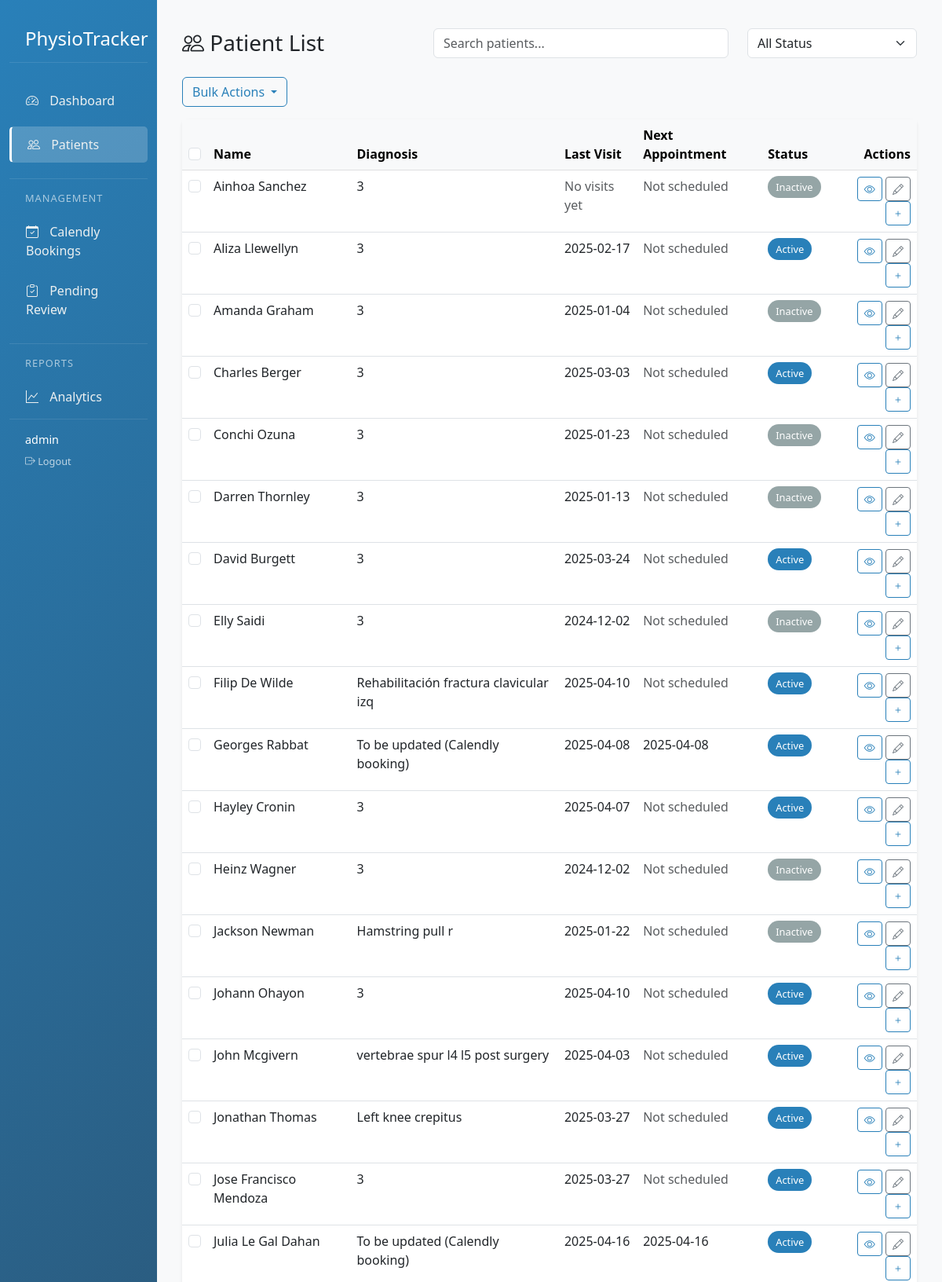
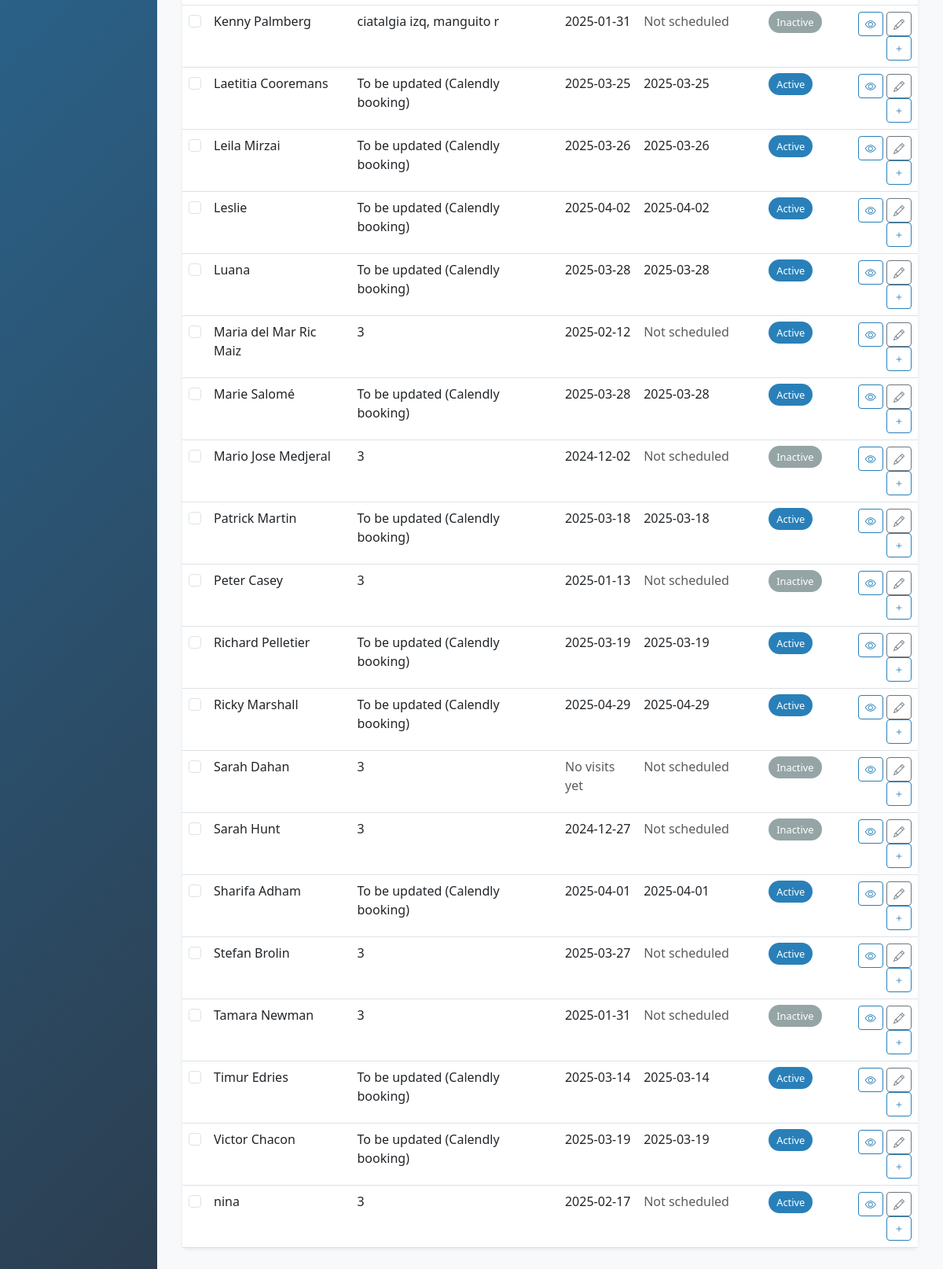
Page /patients (signed in) on the committed database (2 pictures, top to bottom).
### app/models.py (models this page shows, shortened)
class User(db.Model, UserMixin):
    id = db.Column(db.Integer, primary_key=True)
    username = db.Column(db.String(64), unique=True, index=True)
    email = db.Column(db.String(120), unique=True, index=True)
    password_hash = db.Column(db.String(128))
    is_admin = db.Column(db.Boolean, default=False)
    created_at = db.Column(db.DateTime, default=datetime.utcnow)

class Patient(db.Model):
    __tablename__ = 'patient'
    id = db.Column(db.Integer, primary_key=True)
    name = db.Column(db.String(100), nullable=False)
    date_of_birth = db.Column(db.Date)
    contact = db.Column(db.String(100))
    diagnosis = db.Column(db.String(200))
    treatment_plan = db.Column(db.Text)
    notes = db.Column(db.Text)
    status = db.Column(db.String(20), default='Active')
    created_at = db.Column(db.DateTime, default=datetime.utcnow)
    treatments = db.relationship('Treatment', backref='patient', lazy=True)

class Treatment(db.Model):
    id = db.Column(db.Integer, primary_key=True)
    patient_id = db.Column(db.Integer, db.ForeignKey('patient.id'), nullable=False)
    date = db.Column(db.DateTime, nullable=False, default=datetime.utcnow)
    description = db.Column(db.Text, nullable=False)
    progress_notes = db.Column(db.Text)
    next_appointment = db.Column(db.DateTime)
    status = db.Column(db.String(20), default='Scheduled')
    created_at = db.Column(db.DateTime, default=datetime.utcnow)
    pain_level = db.Column(db.Integer)
    movement_restriction = db.Column(db.String(50))
    evaluation_data = db.Column(db.JSON)
    trigger_points = db.relationship('TriggerPoint', backref='treatment', lazy=True)

### app/routes/main.py (the view, shortened to what this page needs)
@main.route('/patients')
@login_required
def patients_list():
    search = request.args.get('search', '')
    status_filter = request.args.get('status', 'all')
    query = Patient.query
    if status_filter != 'all':
        query = query.filter(Patient.status == status_filter)
    patients = query.order_by(Patient.name).all()
    return render_template('patients_list.html',
                           patients=patients,
                           search=search,
                           status_filter=status_filter)

### app/templates/patients_list.html (shortened to what this page needs)
{% extends "base.html" %}
{% block content %}
<div class="container-fluid py-3">
    <div class="row mb-4 align-items-center">
        <div class="col-md-4">
            <h1 class="h3 mb-0"><i class="bi bi-people"></i> Patient List</h1>
        </div>
        <div class="col-md-5">
            <input type="text" id="patientSearch" class="form-control" placeholder="Search patients...">
        </div>
        <div class="col-md-3">
            <select id="filterStatus" class="form-select">
                <option value="all" {% if status_filter == 'all' %}selected{% endif %}>All Status</option>
            </select>
        </div>
    </div>
    <div class="row mb-3">
        <div class="col-md-6">
            <div class="btn-group">
                <button class="btn btn-outline-primary dropdown-toggle" type="button"
                        data-bs-toggle="dropdown" aria-expanded="false">
                    Bulk Actions
                </button>
            </div>
        </div>
    </div>
    <div class="card border-0 shadow-sm">
        <div class="card-body p-0">
            <div class="table-responsive">
                <table class="table table-hover mb-0">
                    <thead class="table-light">
                        <tr>
                            <th>
                                <input type="checkbox" class="form-check-input" id="selectAll" onclick="toggleSelectAll()">
                            </th>
                            <th>Name</th>
                            <th>Diagnosis</th>
                            <th>Last Visit</th>
                            <th>Next Appointment</th>
                            <th>Status</th>
                            <th class="text-end">Actions</th>
                        </tr>
                    </thead>
                    <tbody>
                        {% for patient in patients %}
                        <tr data-status="{{ patient.status }}">
                            <td>
                                <input type="checkbox" class="form-check-input patient-checkbox"
                                       data-patient-id="{{ patient.id }}" data-status="{{ patient.status }}">
                            </td>
                            <td>
                                <a href="{{ url_for('main.patient_detail', id=patient.id) }}"
                                   class="text-decoration-none text-dark fw-medium">
                                   {{ patient.name }}
                                </a>
                            </td>
                            <td>{{ patient.diagnosis|truncate(40) if patient.diagnosis else "No diagnosis" }}</td>
                            <td>
                                {% if patient.treatments %}
                                    {{ patient.treatments|sort(attribute='date', reverse=True)|first|attr('date')|string|truncate(10, True, '') }}
                                {% else %}
                                    <span class="text-muted">No visits yet</span>
                                {% endif %}
                            </td>
                            <td>
                                {% if patient.treatments and patient.treatments[-1].next_appointment %}
                                    {{ patient.treatments[-1].next_appointment.strftime('%Y-%m-%d') }}
                                {% else %}
                                    <span class="text-muted">Not scheduled</span>
                                {% endif %}
                            </td>
                            <td>
                                <span class="status-badge
                                    {% if patient.status == 'Active' %}status-active
                                    {% elif patient.status == 'Inactive' %}status-inactive
                                    {% else %}status-completed{% endif %}">
                                    {{ patient.status }}
                                </span>
                            </td>
                            <td class="text-end">
                                <div class="action-buttons">
                                    <a href="{{ url_for('main.patient_detail', id=patient.id) }}"
                                       class="btn btn-sm btn-outline-primary action-btn">
                                        <i class="bi bi-eye"></i>
                                    </a>
                                    <a href="{{ url_for('main.edit_patient', id=patient.id) }}"
                                       class="btn btn-sm btn-outline-secondary action-btn">
                                        <i class="bi bi-pencil"></i>
                                    </a>
                                    <button class="btn btn-sm btn-outline-primary action-btn"
                                            onclick="quickTreatment('{{ patient.id }}')">
                                        <i class="bi bi-plus"></i>
                                    </button>
                                </div>
                            </td>
                        </tr>
                        {% endfor %}
                    </tbody>
                </table>
            </div>
        </div>
    </div>
</div>
{% endblock %}

### app/templates/base.html (shortened to what this page needs)
<!DOCTYPE html>
<html lang="en">
<head>
    <link href="https://cdn.jsdelivr.net/npm/bootstrap@5.3.0/dist/css/bootstrap.min.css" rel="stylesheet">
    <link rel="stylesheet" href="https://cdn.jsdelivr.net/npm/bootstrap-icons@1.7.2/font/bootstrap-icons.css">
    <link href="https://assets.calendly.com/assets/external/widget.css" rel="stylesheet">
</head>
<body>
    <div class="container-fluid">
        <div class="row">
            <div class="sidebar col-md-2 col-lg-2 d-md-block">
                <div class="sidebar-header">
                    <h3>PhysioTracker</h3>
                </div>
                <ul class="nav flex-column">
                    <li class="nav-item">
                        <a class="nav-link {% if request.path == '/' %}active{% endif %}" href="{{ url_for('main.index') }}">
                            <i class="bi bi-speedometer2"></i> Dashboard
                        </a>
                    </li>
                    <li class="nav-item">
                        <a class="nav-link {% if '/patients' in request.path %}active{% endif %}" href="{{ url_for('main.patients_list') }}">
                            <i class="bi bi-people"></i> Patients
                        </a>
                    </li>
                    <div class="nav-section">
                        <div class="nav-section-title">Management</div>
                        <li class="nav-item">
                            <a class="nav-link {% if '/calendly/review' in request.path %}active{% endif %}" href="{{ url_for('main.review_calendly_bookings') }}">
                                <i class="bi bi-calendar-check"></i> Calendly Bookings
                            </a>
                        </li>
                        <li class="nav-item">
                            <a class="nav-link {% if '/patients' in request.path and request.args.get('status') == 'Pending Review' %}active{% endif %}"
                               href="{{ url_for('main.patients_list', status='Pending Review') }}">
                                <i class="bi bi-clipboard-check"></i> Pending Review
                                {% set pending_count = get_pending_review_count() %}
                            </a>
                        </li>
                    </div>
                    <div class="nav-section">
                        <div class="nav-section-title">Reports</div>
                        <li class="nav-item">
                            <a class="nav-link {% if '/analytics' in request.path %}active{% endif %}" href="{{ url_for('main.analytics') }}">
                                <i class="bi bi-graph-up"></i> Analytics
                            </a>
                        </li>
                    </div>
                </ul>
                <div class="sidebar-footer">
                    <div class="user-info">
                        <span class="user-name">{{ current_user.username }}</span>
                        <a href="{{ url_for('auth.logout') }}" class="logout-link">
                            <i class="bi bi-box-arrow-right"></i> Logout
                        </a>
                    </div>
                </div>
            </div>
            <main class="col-md-10 ms-sm-auto content">
                <div class="alert-container position-fixed top-0 end-0 p-3" style="z-index: 1050">
                </div>
                {% block content %}{% endblock %}
            </main>
        </div>
    </div>
</body>
</html>

### app/templates/base.html (style rules this page uses)
:root { --primary-color: #2980b9; --secondary-color: #2980b9; --accent-color: #e74c3c; }
.sidebar { background: linear-gradient(135deg, var(--primary-color), #2c3e50); min-height: 100vh; padding-top: 20px; box-shadow: 2px 0 10px rgba(0,0,0,0.1); }
.sidebar .nav-link { color: #ecf0f1; padding: 10px 20px; margin: 5px 0; border-radius: 5px; transition: all 0.3s ease; border: 1px solid transparent; }
.sidebar .nav-link.active { background-color: rgba(255, 255, 255, 0.2); border-left: 3px solid #ffffff; font-weight: 500; }
.sidebar .nav-link i { margin-right: 10px; }
.content { padding: 20px; background-color: #f8f9fa; min-height: 100vh; }
.card { border: none; box-shadow: 0 2px 4px rgba(0,0,0,0.1); transition: transform 0.2s; }
.status-badge { padding: 5px 10px; border-radius: 15px; font-size: 0.8em; }
.status-active { background-color: #2980b9; color: white; }
.status-inactive { background-color: #95a5a6; color: white; }
.sidebar-header { padding: 15px 20px; margin-bottom: 20px; border-bottom: 1px solid rgba(255, 255, 255, 0.1); }
.sidebar-header h3 { color: white; margin: 0; font-size: 1.5rem; }
.nav-section { margin-top: 15px; padding-top: 15px; border-top: 1px solid rgba(255, 255, 255, 0.1); }
.nav-section-title { color: rgba(255, 255, 255, 0.6); font-size: 0.8rem; text-transform: uppercase; letter-spacing: 1px; padding: 0 20px; margin-bottom: 10px; }
.sidebar-footer { margin-top: auto; padding: 15px 20px; border-top: 1px solid rgba(255, 255, 255, 0.1); }
.user-info { color: white; font-size: 0.9rem; }
.user-name { display: block; font-weight: 500; margin-bottom: 5px; }
.logout-link { color: rgba(255, 255, 255, 0.7); text-decoration: none; font-size: 0.8rem; }
.btn-outline-primary { color: #2980b9; border-color: #2980b9; }
a { color: #2980b9; }
.btn-outline-secondary { color: #6c757d; border-color: #6c757d; }

### rows in the picture
User: username "admin"
Patient: name "Ainhoa Sanchez", diagnosis "3", shows "No visits yet", shows "Not scheduled", status "Inactive"
Patient: name "Aliza Llewellyn", diagnosis "3", treatments|sort "2025-02-17", shows "Not scheduled", status "Active"
Patient: name "Amanda Graham", diagnosis "3", treatments|sort "2025-01-04", shows "Not scheduled", status "Inactive"
Patient: name "Charles Berger", diagnosis "3", treatments|sort "2025-03-03", shows "Not scheduled", status "Active"
Patient: name "Conchi Ozuna", diagnosis "3", treatments|sort "2025-01-23", shows "Not scheduled", status "Inactive"
Patient: name "Darren Thornley", diagnosis "3", treatments|sort "2025-01-13", shows "Not scheduled", status "Inactive"
Patient: name "David Burgett", diagnosis "3", treatments|sort "2025-03-24", shows "Not scheduled", status "Active"
Patient: name "Elly Saidi", diagnosis "3", treatments|sort "2024-12-02", shows "Not scheduled", status "Inactive"
Patient: name "Filip De Wilde", diagnosis "Rehabilitación fractura clavicular izq", treatments|sort "2025-04-10", shows "Not scheduled", status "Active"
Patient: name "Georges Rabbat", diagnosis "To be updated (Calendly booking)", treatments|sort "2025-04-08", next_appointment "2025-04-08", status "Active"
Patient: name "Hayley Cronin", diagnosis "3", treatments|sort "2025-04-07", shows "Not scheduled", status "Active"
Patient: name "Heinz Wagner", diagnosis "3", treatments|sort "2024-12-02", shows "Not scheduled", status "Inactive"
Patient: name "Jackson Newman", diagnosis "Hamstring pull r", treatments|sort "2025-01-22", shows "Not scheduled", status "Inactive"
Patient: name "Johann Ohayon", diagnosis "3", treatments|sort "2025-04-10", shows "Not scheduled", status "Active"
Patient: name "John Mcgivern", diagnosis "vertebrae spur l4 l5 post surgery", treatments|sort "2025-04-03", shows "Not scheduled", status "Active"
Patient: name "Jonathan Thomas", diagnosis "Left knee crepitus", treatments|sort "2025-03-27", shows "Not scheduled", status "Active"
Patient: name "Jose Francisco Mendoza", diagnosis "3", treatments|sort "2025-03-27", shows "Not scheduled", status "Active"
Patient: name "Julia Le Gal Dahan", diagnosis "To be updated (Calendly booking)", treatments|sort "2025-04-16", next_appointment "2025-04-16", status "Active"
Patient: name "Kenny Palmberg", diagnosis "ciatalgia izq, manguito r", treatments|sort "2025-01-31", shows "Not scheduled", status "Inactive"
Patient: name "Laetitia Cooremans", diagnosis "To be updated (Calendly booking)", treatments|sort "2025-03-25", next_appointment "2025-03-25", status "Active"
Patient: name "Leila Mirzai", diagnosis "To be updated (Calendly booking)", treatments|sort "2025-03-26", next_appointment "2025-03-26", status "Active"
Patient: name "Leslie", diagnosis "To be updated (Calendly booking)", treatments|sort "2025-04-02", next_appointment "2025-04-02", status "Active"
Patient: name "Luana", diagnosis "To be updated (Calendly booking)", treatments|sort "2025-03-28", next_appointment "2025-03-28", status "Active"
Patient: name "Maria del Mar Ric Maiz", diagnosis "3", treatments|sort "2025-02-12", shows "Not scheduled", status "Active"
Patient: name "Marie Salomé", diagnosis "To be updated (Calendly booking)", treatments|sort "2025-03-28", next_appointment "2025-03-28", status "Active"
Patient: name "Mario Jose Medjeral", diagnosis "3", treatments|sort "2024-12-02", shows "Not scheduled", status "Inactive"
Patient: name "Patrick Martin", diagnosis "To be updated (Calendly booking)", treatments|sort "2025-03-18", next_appointment "2025-03-18", status "Active"
Patient: name "Peter Casey", diagnosis "3", treatments|sort "2025-01-13", shows "Not scheduled", status "Inactive"
Patient: name "Richard Pelletier", diagnosis "To be updated (Calendly booking)", treatments|sort "2025-03-19", next_appointment "2025-03-19", status "Active"
Patient: name "Ricky Marshall", diagnosis "To be updated (Calendly booking)", treatments|sort "2025-04-29", next_appointment "2025-04-29", status "Active"
Patient: name "Sarah Dahan", diagnosis "3", shows "No visits yet", shows "Not scheduled", status "Inactive"
Patient: name "Sarah Hunt", diagnosis "3", treatments|sort "2024-12-27", shows "Not scheduled", status "Inactive"
Patient: name "Sharifa Adham", diagnosis "To be updated (Calendly booking)", treatments|sort "2025-04-01", next_appointment "2025-04-01", status "Active"
Patient: name "Stefan Brolin", diagnosis "3", treatments|sort "2025-03-27", shows "Not scheduled", status "Active"
Patient: name "Tamara Newman", diagnosis "3", treatments|sort "2025-01-31", shows "Not scheduled", status "Inactive"
Patient: name "Timur Edries", diagnosis "To be updated (Calendly booking)", treatments|sort "2025-03-14", next_appointment "2025-03-14", status "Active"
Patient: name "Victor Chacon", diagnosis "To be updated (Calendly booking)", treatments|sort "2025-03-19", next_appointment "2025-03-19", status "Active"
Patient: name "nina", diagnosis "3", treatments|sort "2025-02-17", shows "Not scheduled", status "Active"
